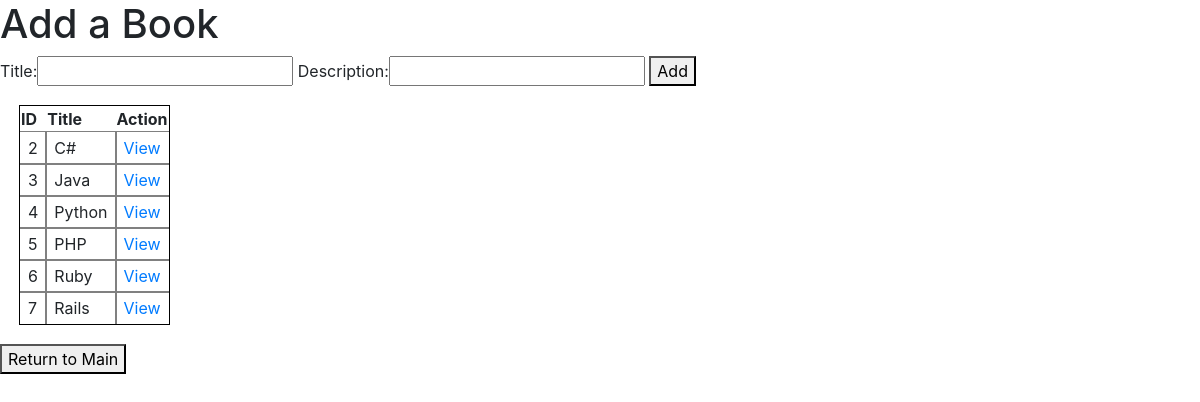
Screenshot of /books_index with the database file from the repository.
### books_authors_app/models.py (models this page shows)
class Book(models.Model):
    title = models.CharField(max_length=255)
    desc = models.TextField()
    created_at = models.DateTimeField(auto_now_add=True)
    updated_at = models.DateTimeField(auto_now=True)

### books_authors_app/views.py (the view)
# urls.py: path('books_index',views.books_index),
def books_index(request):
    context = {
        'books': Book.objects.all()
    }
    return render(request,'books_index.html',context)

### books_authors_app/templates/books_index.html (shortened to what this page needs)
<!DOCTYPE html>
<html lang="en">
<head>
    <link rel="stylesheet" href="https://stackpath.bootstrapcdn.com/bootstrap/4.4.1/css/bootstrap.min.css">
    {% load static %}
    <link rel="stylesheet" href="{% static 'style.css' %}">
</head>
<body>
    <div class='container-left'>
        <h1>Add a Book</h1>
        <form action='/add_books' method='POST'>
            Title:<input type="text" name='title'>
            Description:<input type='text' name='description'>
            <button type='submit' name='add'>Add</button>
        </form>
    </div>
    <div class='container-right'>
        <table>
            <thead>
                <th>ID</th>
                <th>Title</th>
                <th>Action</th>
            </thead>
            <tbody>
                {% for book in books %}
                <tr>
                <td>{{ book.id }}</td>
                <td>{{ book.title }}</td>
                <td><a href='/books/{{ book.id }}'>View</a></td>
                </tr>
                {% endfor %}
            </tbody>
        </table>
        <form action='/'>
            <button type='submit' class='index'>Return to Main</button>
        </form>
    </div>
</body>
</html>

### books_authors_app/static/style.css (style rules this page uses)
table { outline: 1px solid black; margin: 20px 20px; }
td { outline: 1px solid grey; padding: 4px 8px; }

### rows the page displays
Book: id "2", title "C#"
Book: id "3", title "Java"
Book: id "4", title "Python"
Book: id "5", title "PHP"
Book: id "6", title "Ruby"
Book: id "7", title "Rails"
